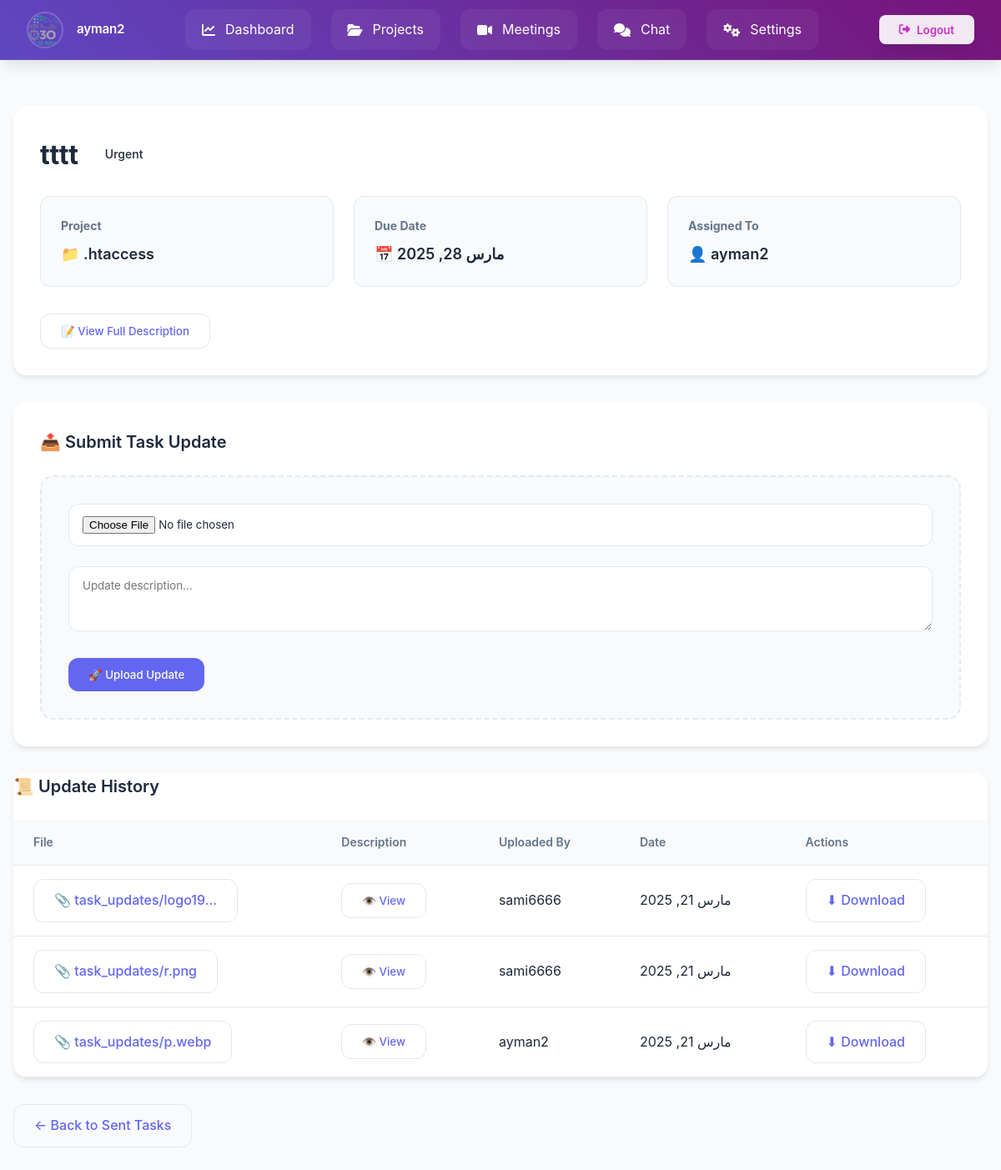
The app's page /tasks/5/progress/ (signed in) with its own data.
### users/models.py (models this page shows, shortened)
class CustomUser(AbstractUser):
    phone_regex = RegexValidator(
        regex=r'^05\d{8}$',
        message="رقم الجوال يجب أن يبدأ بـ 05 ويحتوي على 10 أرقام فقط."
    )
    phone_number = models.CharField(
        max_length=10,
        unique=True,
        validators=[phone_regex],
        help_text="رقم الجوال يجب أن يبدأ بـ 05 ويكون مكونًا من 10 أرقام."
    )
    ROLE_CHOICES = [
        ('member', 'Member'),  # العضو العادي
        ('expert', 'Expert')   # الخبير
    ]
    role = models.CharField(
    max_length=10,
    choices=ROLE_CHOICES,
    default='member'
    )
    profile_image = models.ImageField(
    upload_to='profile_pics/',
    default='profile_pics/p.png',  # تعيين صورة افتراضية عند إنشاء الحساب
    blank=True,
    null=True
    )
    groups = models.ManyToManyField(
        'auth.Group',
        related_name='custom_user_groups',
        blank=True
    )
    user_permissions = models.ManyToManyField(
        'auth.Permission',
        related_name='custom_user_permissions',
        blank=True
    )

### tasks/models.py (models this page shows, shortened)
class Task(models.Model):
    STATUS_CHOICES = [
        ('new', 'New'),  # Task created but not yet assigned
        ('pending', 'Pending'),  # Awaiting user approval
        ('in_progress', 'In Progress'),  # Accepted and being worked on
        ('urgent', 'Urgent'),  # Marked as urgent
        ('completed', 'Completed'),  # Task completed
        ('rejected', 'Rejected'),  # User declined the task
    ]
    title = models.CharField(max_length=255)
    description = models.TextField(blank=True, null=True)
    status = models.CharField(max_length=20, choices=STATUS_CHOICES, default='new')
    project = models.ForeignKey(Project, on_delete=models.CASCADE, related_name='tasks')  # ✅ Link task to a project
    assigned_to = models.ForeignKey(CustomUser, on_delete=models.SET_NULL, null=True, blank=True, related_name='assigned_tasks')  # ✅ Assign task to a user
    due_date = models.DateField(blank=True, null=True)
    created_at = models.DateTimeField(auto_now_add=True)
    files = models.FileField(upload_to='task_attachments/', blank=True, null=True)  # ✅ Support for file uploads

class TaskUpdate(models.Model):
    task = models.ForeignKey(Task, on_delete=models.CASCADE, related_name="updates")  # ✅ ربط التحديث بالمهمة
    file = models.FileField(upload_to="task_updates/")  # ✅ تخزين الملف المرفق
    description = models.TextField(blank=True, null=True)  # ✅ وصف التحديث
    uploaded_by = models.ForeignKey(CustomUser, on_delete=models.CASCADE)  # ✅ المستخدم الذي رفع التحديث
    uploaded_at = models.DateTimeField(auto_now_add=True)  # ✅ تاريخ الرفع

### projects/models.py (models this page shows, shortened)
class Project(models.Model):
    STATUS_CHOICES = [
        ('pending', 'Pending'),
        ('in_progress', 'In Progress'),
        ('completed', 'Completed'),
    ]
    COLOR_CHOICES = [
        ('purple', 'Purple'),
        ('red', 'Red'),
        ('blue', 'Blue'),
        ('green', 'Green'),
        ('orange', 'Orange'),
        ('pink', 'Pink'),
    ]
    name = models.CharField(max_length=255)  # Project name
    description = models.TextField(blank=True, null=True)  # Project description
    start_date = models.DateField()  # Start date
    end_date = models.DateField(blank=True, null=True)  # End date
    owner = models.ForeignKey(CustomUser, on_delete=models.CASCADE, related_name='owned_projects')  # Project owner
    members = models.ManyToManyField(CustomUser, related_name='projects', blank=True)  # Project members
    created_at = models.DateTimeField(auto_now_add=True)  # Creation date
    category = models.ForeignKey(ProjectType, on_delete=models.CASCADE)
    status = models.CharField(max_length=20, choices=STATUS_CHOICES, default='pending')  # Project status
    logo = models.ImageField(upload_to='project_logos/', blank=True, null=True)  # Project logo
    project_color = models.CharField(max_length=10, choices=COLOR_CHOICES, default='blue')  # Project color

### tasks/views.py (the view)
# urls.py: path('<int:task_id>/progress/', views.task_progress, name='task_progress'),
@login_required
def task_progress(request, task_id):
    task = get_object_or_404(Task, id=task_id)
    if request.user == task.project.owner:
        is_owner = True
        task_updates = TaskUpdate.objects.filter(task=task).order_by('-uploaded_at')
    elif request.user == task.assigned_to:
        is_owner = False
        task_updates = TaskUpdate.objects.filter(task=task).order_by('-uploaded_at')
    else:
        messages.error(request, "You do not have permission to view this task progress.")
        return redirect('tasks_list_by_project', project_id=task.project.id)
    return render(request, 'task_progress.html', {
        'task': task,
        'task_updates': task_updates,
        'is_owner': is_owner,
    })

### templates/task_progress.html (shortened to what this page needs)
<!DOCTYPE html>
<html lang="en">
<head>
</head>
<body>
    {% include 'navbar.html' %}
    <div class="container">
        <div class="task-header">
            <div class="task-title">
                <h1>{{ task.title }}</h1>
                <span class="status status-{{ task.status|slugify }}">
                    {{ task.get_status_display }}
                </span>
            </div>
            <div class="metadata-grid">
                <div class="metadata-card">
                    <h3>Project</h3>
                    <div class="metadata-content">
                        📁 {{ task.project.name }}
                    </div>
                </div>
                <div class="metadata-card">
                    <h3>Due Date</h3>
                    <div class="metadata-content">
                        📅 {{ task.due_date|date:"M d, Y" }}
                    </div>
                </div>
                <div class="metadata-card">
                    <h3>Assigned To</h3>
                    <div class="metadata-content">
                        👤 {% if task.assigned_to %}{{ task.assigned_to.username }}{% else %}Unassigned{% endif %}
                    </div>
                </div>
            </div>
            <button class="btn btn-ghost" onclick="openDescriptionModal()">
                📝 View Full Description
            </button>
        </div>
        <div class="upload-section">
            <h2 class="section-heading">
                📤 Submit Task Update
            </h2>
            <form method="POST" action="{% url 'upload_task_update' task.id %}" enctype="multipart/form-data">
                <div class="upload-form">
                    <div class="form-group">
                        <input type="file" name="update_file" class="form-input" required>
                    </div>
                    <div class="form-group">
                        <textarea name="update_description" class="form-input"
                                placeholder="Update description..." rows="3"></textarea>
                    </div>
                    <button type="submit" class="btn btn-primary">
                        🚀 Upload Update
                    </button>
                </div>
            </form>
        </div>
        <div class="updates-table">
            <h2 class="section-heading">
                📜 Update History
            </h2>
            <div class="table-responsive">
                <table>
                    <thead>
                        <tr>
                            <th>File</th>
                            <th>Description</th>
                            <th>Uploaded By</th>
                            <th>Date</th>
                            <th>Actions</th>
                        </tr>
                    </thead>
                    <tbody>
                        {% for update in task_updates %}
                        <tr>
                            <td>
                                <a href="{{ update.file.url }}" class="btn btn-ghost" download>
                                    📎 {{ update.file.name|truncatechars:20 }}
                                </a>
                            </td>
                            <td>
                                <button class="btn btn-ghost"
                                        onclick="openUpdateDescriptionModal(`{{ update.description|escapejs }}`)">
                                    👁️ View
                                </button>
                            </td>
                            <td>{{ update.uploaded_by.username }}</td>
                            <td>{{ update.uploaded_at|date:"M d, Y" }}</td>
                            <td>
                                <a href="{{ update.file.url }}" class="btn btn-ghost" download>
                                    ⬇ Download
                                </a>
                            </td>
                        </tr>
                        {% empty %}
                        <tr>
                            <td colspan="5">No updates available</td>
                        </tr>
                        {% endfor %}
                    </tbody>
                </table>
            </div>
        </div>
        <a href="{% url 'sent_tasks' %}" class="btn btn-ghost" style="margin-top: 2rem;">
            ← Back to Sent Tasks
        </a>
    </div>
</body>
</html>

### templates/navbar.html (shortened to what this page needs)
<!DOCTYPE html>
<html lang="en">
<head>
    <link rel="stylesheet" href="https://cdnjs.cloudflare.com/ajax/libs/font-awesome/6.4.2/css/all.min.css">
</head>
<body>
    <nav class="navbar">
        <div class="profile">
            <img src="{{ user.profile_image.url }}"
                 class="profile__image"
                 onerror="this.onerror=null; this.src='/media/profile_pics/p.png';"
                 alt="User profile">
            <span class="profile__name">{{ user.username }}</span>
        </div>
        <div class="nav-links">
            <a href="{% url 'dashboard' %}" class="nav-link">
                <i class="fas fa-chart-line"></i>
                <span>Dashboard</span>
            </a>
            <a href="{% url 'projects_list' %}" class="nav-link">
                <i class="fas fa-folder-open"></i>
                <span>Projects</span>
            </a>
            <a href="{% url 'meeting_list' %}" class="nav-link">
                <i class="fas fa-video"></i>
                <span>Meetings</span>
            </a>
            <a href="{% url 'chat_list' %}" class="nav-link">
                <i class="fas fa-comments"></i>
                <span>Chat</span>
            </a>
            <a href="{% url 'settings' %}" class="nav-link">
                <i class="fas fa-cogs"></i>
                <span>Settings</span>
            </a>
        </div>
        <form id="logout-form" action="{% url 'logout' %}" method="post">
            <button type="submit" class="logout">
                <i class="fas fa-sign-out-alt"></i>
                <span class="logout__text">Logout</span>
            </button>
        </form>
    </nav>
</body>
</html>

### templates/task_progress.html (style rules this page uses)
:root { --primary: #6366f1; --secondary: #4f46e5; --success: #10b981; --danger: #ef4444; --light: #f8fafc; --dark: #1e293b; --surface: #ffffff; --border: #e2e8f0; }
* { box-sizing: border-box; margin: 0; padding: 0; }
body { font-family: 'Inter', sans-serif; background: #f1f5f9; color: var(--dark); line-height: 1.6; }
.container { max-width: 1200px; margin: 2rem auto; padding: 6rem 1rem 2rem; }
.task-header { background: var(--surface); border-radius: 1rem; padding: 2rem; box-shadow: 0 4px 6px -1px rgba(0, 0, 0, 0.1); margin-bottom: 2rem; }
.task-title { display: flex; align-items: center; gap: 1rem; margin-bottom: 1.5rem; }
.task-title h1 { font-size: 2rem; color: var(--dark); }
.status { display: inline-flex; align-items: center; padding: 0.5rem 1rem; border-radius: 2rem; font-weight: 500; font-size: 0.875rem; }
.metadata-grid { display: grid; grid-template-columns: repeat(auto-fit, minmax(250px, 1fr)); gap: 1.5rem; margin-bottom: 2rem; }
.metadata-card { background: var(--light); padding: 1.5rem; border-radius: 0.75rem; border: 1px solid var(--border); }
.metadata-card h3 { font-size: 0.875rem; color: #64748b; margin-bottom: 0.5rem; }
.metadata-content { font-size: 1.125rem; font-weight: 600; display: flex; align-items: center; gap: 0.75rem; }
.upload-section { background: var(--surface); border-radius: 1rem; padding: 2rem; margin-bottom: 2rem; box-shadow: 0 4px 6px -1px rgba(0, 0, 0, 0.1); }
.section-heading { font-size: 1.25rem; font-weight: 600; margin-bottom: 1.5rem; display: flex; align-items: center; gap: 0.75rem; }
.upload-form { background: var(--light); border: 2px dashed var(--border); border-radius: 1rem; padding: 2rem; }
.updates-table { background: var(--surface); border-radius: 1rem; overflow: hidden; box-shadow: 0 4px 6px -1px rgba(0, 0, 0, 0.1); }
.table-responsive { overflow-x: auto; }
table { width: 100%; border-collapse: collapse; min-width: 800px; }
th, td { padding: 1rem 1.5rem; text-align: left; border-bottom: 1px solid var(--border); }
th { background: var(--light); color: #64748b; font-weight: 600; font-size: 0.875rem; }
.form-group { margin-bottom: 1.5rem; }
.form-input { width: 100%; padding: 0.875rem 1rem; border: 1px solid var(--border); border-radius: 0.75rem; background: var(--surface); transition: border-color 0.3s ease; }
.btn { display: inline-flex; align-items: center; gap: 0.75rem; padding: 0.75rem 1.5rem; border-radius: 0.75rem; font-weight: 500; cursor: pointer; transition: all 0.3s ease; text-decoration: none; border: none; }
.btn-primary { background: var(--primary); color: white; }
.btn-ghost { background: transparent; color: var(--primary); border: 1px solid var(--border); }

### records on screen
CustomUser: profile_image (picture), username "ayman2"
Task: title "tttt", status "Urgent", project.name ".htaccess", due_date "مارس 28, 2025", assigned_to.username "ayman2"
TaskUpdate: file.name "task_updates/logo19…", uploaded_by.username "sami6666", uploaded_at "مارس 21, 2025"
TaskUpdate: file.name "task_updates/r.png", uploaded_by.username "sami6666", uploaded_at "مارس 21, 2025"
TaskUpdate: file.name "task_updates/p.webp", uploaded_by.username "ayman2", uploaded_at "مارس 21, 2025"
